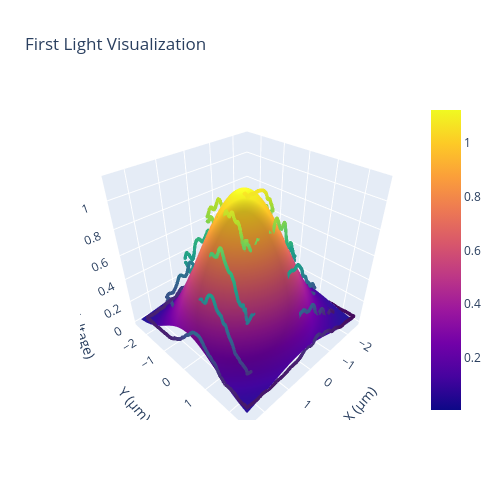

Notebook source saved alongside this figure:
### Code cell
### Small Scan
### Covariance should be around 1.2 and 1.3 
stage = 'l'
line_numbers = [0, 1, 2]    # motion i/o for left XY, right XY, all Z (works assuming both fibers don't move at the same time)
speed = 6                   # Speed setting from 0-9. Higher is only faster to a point.

commands = flc.pgen.generate_linear_spiral((5, 5), 10)    # params are scan dimension (should be x,y) and num_steps.
result = flc.scan_path(stage, commands, speed, line_numbers, perform_regression = True)

datapoints = result['datapoints']
fig = result['figure']

## Maximum point delta
max_point = datapoints[
    np.argmax(datapoints[:, 2])
][:2]
print(f"Maximum: {max_point}")

fig.show()

### Figure 1 — Plotly figure (JSON) as saved in the notebook; plotly's stock layout.template omitted (floating-point values rounded to 4 significant figures; data arrays with more than 128 entries replaced by an {"elided": "..."} marker saying what was removed)
{"data": [{"marker": {"color": {"elided": "6956 float values"}, "colorscale": [[0, "#440154"], [0.1111, "#482878"], [0.2222, "#3e4989"], [0.3333, "#31688e"], [0.4444, "#26828e"], [0.5556, "#1f9e89"], [0.6667, "#35b779"], [0.7778, "#6ece58"], [0.8889, "#b5de2b"], [1, "#fde725"]], "opacity": 0.8, "size": 2}, "mode": "markers", "name": "Datapoints", "type": "scatter3d", "x": {"elided": "6956 float values"}, "y": {"elided": "6956 float values"}, "z": {"elided": "6956 float values"}}, {"type": "surface", "x": {"elided": "100x100 float values"}, "y": {"elided": "100x100 float values"}, "z": {"elided": "100x100 float values"}}], "layout": {"autosize": true, "height": 500, "scene": {"aspectmode": "cube", "xaxis": {"title": {"text": "X (μm)"}}, "yaxis": {"title": {"text": "Y (μm)"}}, "zaxis": {"title": {"text": "Radiant Power (Voltage)"}}}, "title": {"text": "First Light Visualization"}, "width": 500, "yaxis": {"scaleanchor": "x", "scaleratio": 1}}}
